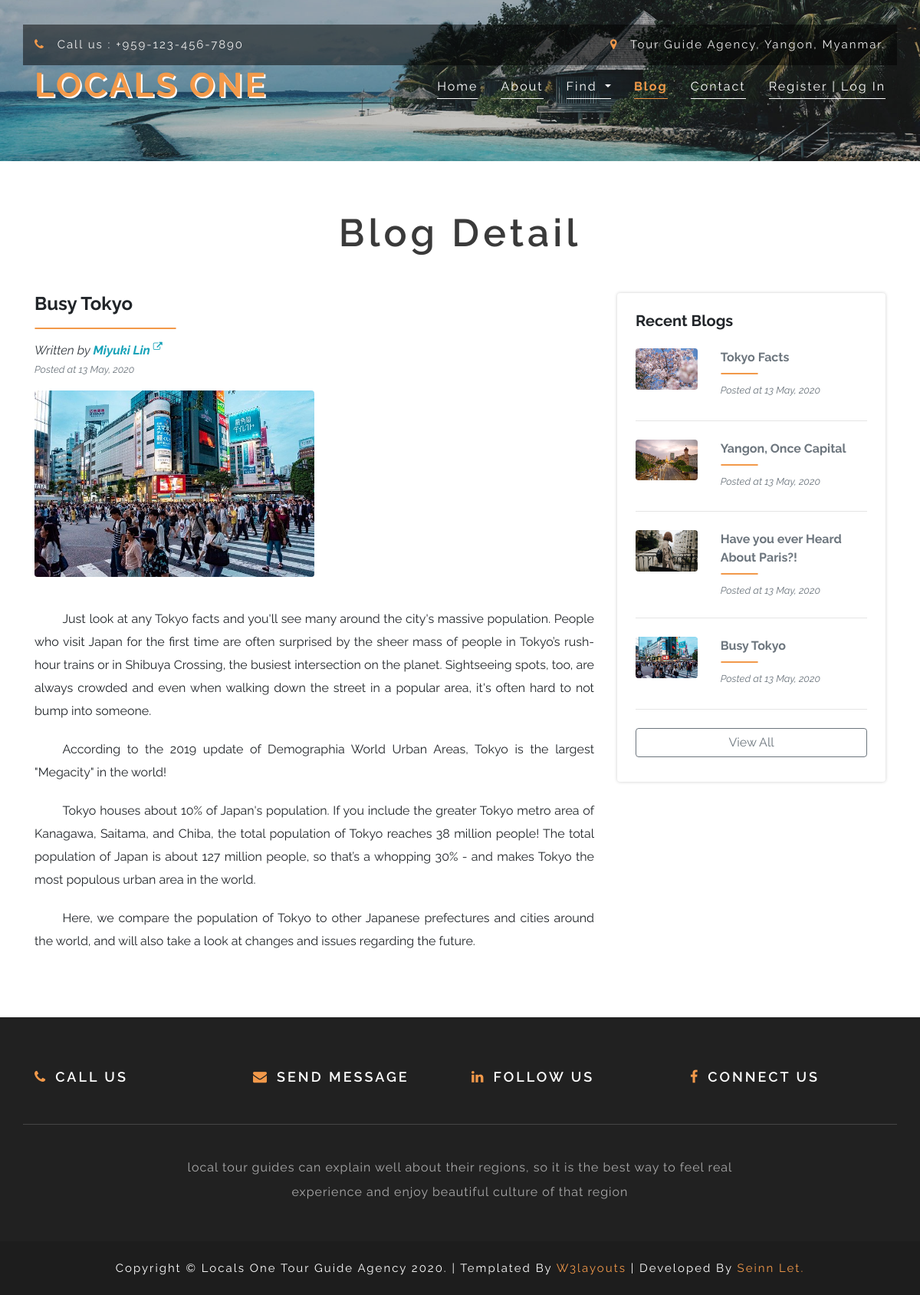
The app's page /index.php/Blog/show/2 with its own data.
### tables this page shows
CREATE TABLE `blog` (
  `blogid` int(10) UNSIGNED NOT NULL,
  `image` varchar(255) NOT NULL,
  `title` varchar(255) NOT NULL,
  `description` text NOT NULL,
  `tourguideid` int(11) NOT NULL,
  `postdate` timestamp NOT NULL DEFAULT current_timestamp()
);

CREATE TABLE `tourguide` (
  `tourguideid` int(10) UNSIGNED NOT NULL,
  `tourguidename` varchar(255) NOT NULL,
  `email` varchar(100) NOT NULL,
  `phone` varchar(30) NOT NULL,
  `address` varchar(255) NOT NULL,
  `regionid` int(11) NOT NULL,
  `level` varchar(30) NOT NULL,
  `gender` varchar(10) NOT NULL,
  `password` varchar(100) NOT NULL,
  `profilepicture` varchar(255) NOT NULL,
  `description` text NOT NULL,
  `credentials` text NOT NULL,
  `experience` varchar(255) NOT NULL,
  `feesperday` double NOT NULL,
  `staffid` int(11) NOT NULL,
  `registered_at` timestamp NOT NULL DEFAULT current_timestamp()
);

### application/controllers/Blog.php (called while the page is built, shortened)
<?php
	class Blog extends CI_Controller
	{
		public function show()
		{
			$id = $this->uri->segment(3);
			$data['recentbloglist'] = $this->Blog_mdl->indexbloglist();
			$data['showblog'] = $this->Blog_mdl->show($id);
			$data['countlike'] = $this->Blog_mdl->countlike($id);
			$data['checklike'] = $this->Blog_mdl->checklike($id, $this->session->userdata('id'));
			$data['innerdata'] = 'blog_show';
			$this->load->view('template', $data);
		}
	}
?>

### index.php (called while the page is built, shortened)
<?php
require_once BASEPATH.'core/CodeIgniter.php';

### application/models/Blog_mdl.php (called while the page is built, shortened)
<?php
	class Blog_mdl extends CI_Model
	{
		public function indexbloglist()
		{
			$this->db->select('*');
			$this->db->from('blog');
			$this->db->order_by('postdate', 'DESC');
			$this->db->limit(4);
			$sql = $this->db->get('');
			return $sql->result();
		}
		public function show($id)
		{
			$this->db->select('blog.*, tourguide.tourguidename');
			$this->db->from('blog');
			$this->db->join('tourguide', 'blog.tourguideid = tourguide.tourguideid');
			$this->db->where('blogid', $id);
			$sql = $this->db->get('');
			return $sql->result();
		}
		public function checklike($id, $userid)
		{
			$this->db->select('*');
			$this->db->from('likecount');
			$this->db->where('blogid', $id);
			$this->db->where('userid', $userid);
			$sql = $this->db->get('');
			return $sql->result();
		}
		public function countlike($id)
		{
			$this->db->select('*');
			$this->db->from('likecount');
			$this->db->where('blogid', $id);
			$sql = $this->db->get('');
			return $sql->result();
		}
	}
?>

### application/views/blog_show.php (the view, shortened to what this page needs)
<?php
	foreach ($showblog as $blog)
	{
    $image = $blog->image;
    $title = $blog->title;
    $description = $blog->description;
    $postdate = date("d M, Y", strtotime($blog->postdate));
    $tourguidename = $blog->tourguidename;
    $tourguideid = $blog->tourguideid;
  }
?>
<div class="innerpage-banner">
  <div class="layer1"></div>
</div>
<section class="blogdetail py-5">
  <div class="container py-3">
  <h3 class="heading text-center mb-md-5 mb-4"> Blog Detail </h3>
    <div class="row">
      <div class="col-md-4 order-2">
      	<div class="blogs bg-white">
      		<div class="card p-4">
      			<h5 class="font-weight-bold">Recent Blogs</h5>
      			<?php
			        foreach ($recentbloglist as $r_blog):
			        $r_blogid = $r_blog->blogid;
			        $r_title = $r_blog->title;
			        $r_postdate = $r_blog->postdate;
			        $r_image = $r_blog->image;
			      ?>
			      <a href="<?= base_url().'index.php/Blog/show/'.$r_blogid ?>" class="font-weight-bold readmore">
			      <div class="row my-4">
								<div class="col-sm-4">
									<img src="<?= base_url().'assets/backend/img/blog/'.$r_image ?>" alt="blog image" style="width: 100%;" class="rounded mb-3">
								</div>
								<div class="col-sm-8">
									<p class="font-weight-bold"><?= $r_title ?></p>
									<hr style="border: 1px solid #f2994a;" class="ml-0 w-25 rounded my-2">
									<p class="text-secondary font-italic">
										<small>Posted at <?= date("d M, Y", strtotime($r_postdate)) ?></small></p>
								</div>
							</div>
							</a>
							<hr class="my-0">
			      <?php endforeach; ?>
			      <a href="<?= base_url().'index.php/Blog/showall' ?>" class="btn btn-outline-secondary btn-block mt-4 mb-2">View All</a>
      		</div>
      	</div>
      </div>
      <div class="col-md-8 order-1">
      	<h4 class="font-weight-bold"><?= $title ?></h4>
      	<hr style="border: 1px solid #f2994a;" class="ml-0 w-25 rounded">
      	<p class="text-secondary font-italic my-3">
					<span class="text-dark">Written by<a href="<?= base_url().'index.php/Tourguide/show/'.$tourguideid ?>" class="text-info btn-link"><strong> <?= $tourguidename ?></strong> <sup><i class="fa fa-external-link"></i></sup></a></span>
					<br><small>Posted at <?= $postdate ?></small>
				</p>
      	<img src="<?= base_url().'assets/backend/img/blog/'.$image ?>" alt="blog image" class="rounded mb-3 w-50">
      	<div class="blog-description mt-4">
      		<?= $description ?>
      	</div>
      </div>
    </div>
  </div>
</section>

### assets/frontend/css/style.css (style rules this page uses)
body { padding:0; margin:0; background:#fff; position:relative; font-family: 'Raleway', sans-serif; }
body a { transition:0.5s all; -webkit-transition:0.5s all; -moz-transition:0.5s all; -o-transition:0.5s all; -ms-transition:0.5s all; }
h1,h2,h3,h4,h5,h6 { margin:0; font-family: 'Raleway', sans-serif; }
p { margin:0; }
img { width:100%; }
h2.heading,h3.heading { font-size: 50px; text-transform: capitalize; font-weight: 600; letter-spacing: 5px; color: #3a3a3a; }
.w3_agile_services_grid .card, .tourguides .card, .blogs .card, #bookingdetail .card { box-shadow: 0px 0px 4px 0px rgba(0,0,0,0.2); border: 0; }
.readmore { color: #6c757d; }
.innerpage-banner { background: url(../images/banner1.jpg) no-repeat center; background-size: cover; min-height: 210px; }
.layer1 { background: rgba(37, 37, 37, 0.2); min-height: 210px; }
.blogs { background-color: #f9f9f9; }
.blog-description p { margin-bottom: 20px !important; line-height: 30px !important; text-indent: 5%; text-align: justify; }

### records on screen
blog: image (picture), title "Tokyo Facts", postdate "13 May, 2020"
blog: image (picture), title "Yangon, Once Capital", postdate "13 May, 2020"
blog: image (picture), title "Have you ever Heard About Paris?!", postdate "13 May, 2020"
blog: image (picture), title "Busy Tokyo", postdate "13 May, 2020", tourguideid.tourguidename "Miyuki Lin", description "Just look at any Tokyo facts and you'll see many around the city's massive population. People who visit Japan for the first time are often surprised by the sheer mass of people in Tokyo’s rush-hour trains or in Shibuya Crossing, the busiest intersection on the planet. Sightseeing spots, too, are always crowded and even when walking down the street in a popular area, it's often hard to not bump into someone. According to the 2019 update of Demographia World Urban Areas, Tokyo is the largest \"Megacity\" in the world! Tokyo houses about 10% of Japan's population. If you include the greater Tokyo metro area of Kanagawa, Saitama, and Chiba, the total population of Tokyo reaches 38 million people!…"
